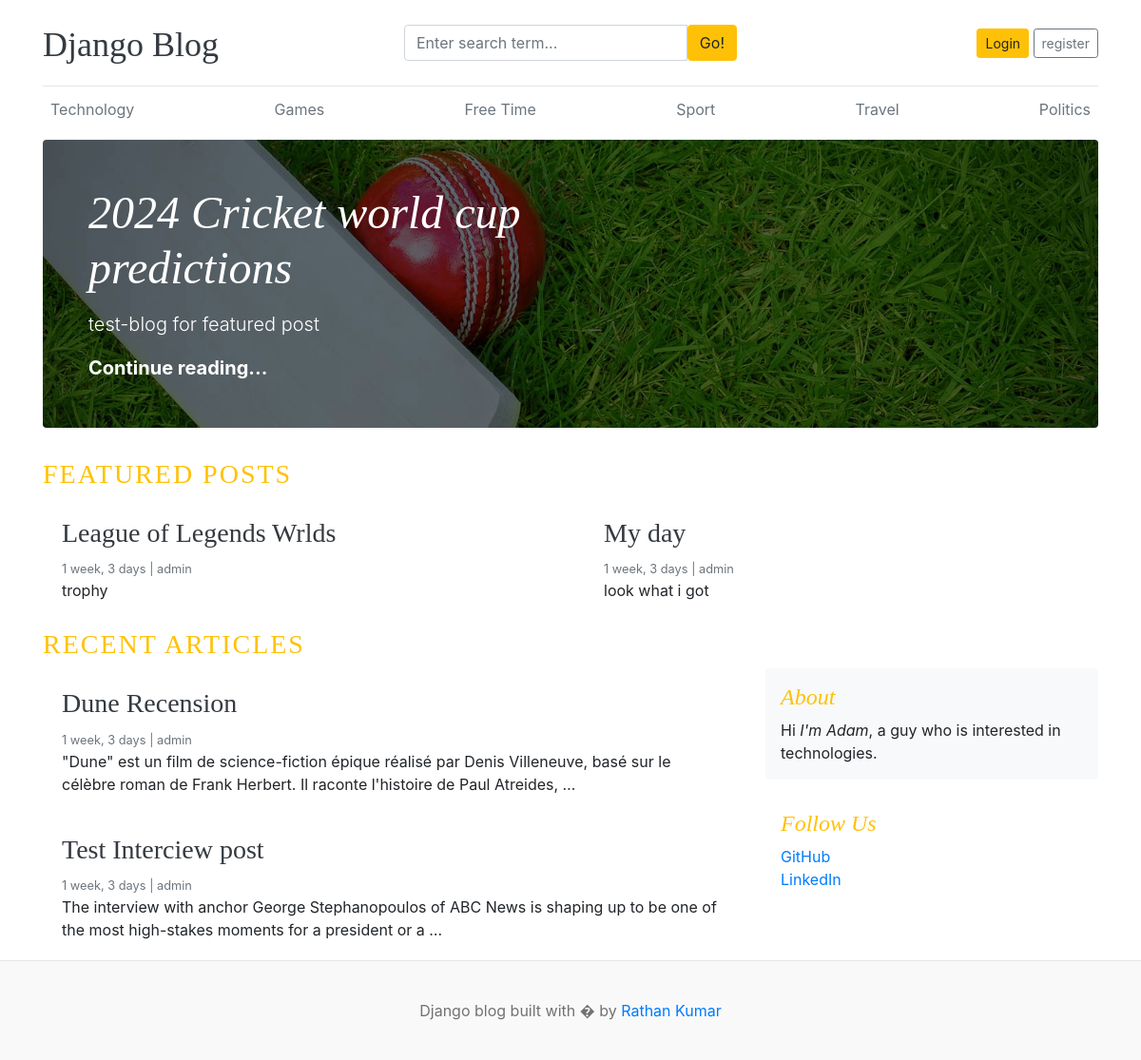
The page / on the database its author committed.
### blogs/models.py (models this page shows, shortened)
class Category(models.Model):
    category_name = models.CharField(max_length=50, unique=True)
    created_at = models.DateTimeField(auto_now_add=True)
    updated_at = models.DateTimeField(auto_now=True)
    class Meta:
        verbose_name_plural = 'categories'

class Blog(models.Model):
    title = models.CharField(max_length=100)
    slug = models.SlugField(max_length=150, unique=True, blank=True)
    category = models.ForeignKey(Category, on_delete=models.CASCADE)
    author = models.ForeignKey(User, on_delete=models.CASCADE)
    featured_image = models.ImageField(upload_to='uploads/%Y/%m/%d')
    short_description = models.TextField(max_length=500)
    blog_body = models.TextField(max_length=2000)
    status = models.IntegerField(choices=STATUS_CHOICES, default=0)
    is_featured = models.BooleanField(default=False)
    created_at = models.DateTimeField(auto_now_add=True)
    updated_at = models.DateTimeField(auto_now=True)

### main/views.py (the view)
# urls.py: 2. Add a URL to urlpatterns:  path('', views.home, name='home')
def home(request):
    featured_posts = Blog.objects.filter(is_featured=True)
    posts = Blog.objects.filter(is_featured=False)
    context = {
        'featured_posts' : featured_posts,
        'posts' : posts
    }
    return render(request, 'home.html', context)

### blogs/context_processors.py (called while the page is built)
def get_categories(request):
    categories = Category.objects.all()
    return dict(categories=categories)

### templates/home.html
{% extends 'base.html' %}
{% block content %}
{% for post in featured_posts %}
{% if forloop.first %}
  <div class="jumbotron p-3 p-md-5 text-white rounded bg-dark" style="background-image: url({{ post.featured_image.url }}); background-blend-mode: overlay; background-size: cover;">
    <div class="col-md-8 px-0">
      <h1 class="display-4 font-italic">{{ post.title }}</h1>
      <p class="lead my-3">{{ post.short_description }}</p>
      <p class="lead mb-0"><a href="{% url 'blogs' post.slug %}" class="text-white font-weight-bold">Continue reading...</a></p>
    </div>
  </div>
{% endif %}
{% endfor %}
<h3 class="text-uppercase text-warning" style="letter-spacing:2px;">Featured Posts</h3>
  <div class="row mb-2">
    {% for post in featured_posts %}
    {% if not forloop.first %}
    <div class="col-md-6">
      <div class="card border-0" >
        <div class="card-body">
          <h3><a href="{% url 'blogs' post.slug %}" class="text-dark">{{ post.title }}</a></h3>
          <small class="mb-1 text-muted">{{ post.created_at | timesince }} | {{ post.author }}</small>
          <p class="card-text">{{ post.short_description }}</p>
        </div>
      </div>
    </div>
    {% endif %}
    {% endfor %}
  </div>
  <h3 class="text-uppercase text-warning" style="letter-spacing:2px;">Recent Articles</h3>
  <main role="main" class="container p-0">
    <div class="row">
      <div class="col-md-8 blog-main">
        {% for post in posts %}
          <div class="col-md-20">
            <div class="card border-0" >
              <div class="card-body">
                <h3><a href="{% url 'blogs' post.slug %}" class="text-dark">{{ post.title }}</a></h3>
                <small class="mb-1 text-muted">{{ post.created_at | timesince }} | {{ post.author }}</small>
                <p class="card-text">{{ post.short_description | truncatewords:25 }}</p>
              </div>
            </div>
          </div>
        {% endfor %}
      </div>
      <aside class="col-md-4 blog-sidebar">
        <div class="p-3 mb-3 bg-light rounded">
          <h4 class="font-italic text-warning">About</h4>
          <p class="mb-0">Hi <em>I'm Adam</em>, a guy who is interested in technologies.</p>
        </div>
        <div class="p-3">
          <h4 class="font-italic text-warning">Follow Us</h4>
          <ol class="list-unstyled">
            <li><a href="#">GitHub</a></li>
            <li><a href="#">LinkedIn</a></li>
          </ol>
        </div>
      </aside>
    </div>
  </main>
</div>
{% endblock %}

### templates/base.html (shortened to what this page needs)
{% load static %}
<!DOCTYPE html>
<html lang="en">
<head>
    <link href="https://getbootstrap.com/docs/4.0/dist/css/bootstrap.min.css" rel="stylesheet">
    <link href="{% static 'css/blog.css' %}" rel="stylesheet">
  </head>
<body>
    <div class="container">
      <header class="blog-header py-3">
        <div class="row flex-nowrap justify-content-between align-items-center">
          <div class="col-4 pt-1">
            <a class="blog-header-logo text-dark" href="/">Django Blog</a>
          </div>
          <div class="col-4">
            <form action="{% url 'search' %}" method="get">
                  <div class="input-group">
                      <input class="form-control" type="text" name="keyword" value="{{ keyword }}" placeholder="Enter search term..." aria-label="Enter search term..." aria-describedby="button-search" />
                      <button type="submit" class="btn btn-warning" id="button-search" type="button">Go!</button>
                  </div>
            </form>
          </div>
          <div class="col-4 d-flex justify-content-end align-items-center">
            {% if user.is_authenticated %}
            <a class="btn btn-sm btn-outline-secondary" href="{% url 'dashboard' %}">{{ user.username }}</a>&nbsp;
            <a class="btn btn-sm btn-outline-secondary btn-warning" href="{% url 'logout' %}">Logout</a>
            {% else %}
            <a class="btn btn-sm btn-warning" href="{% url 'login' %}">Login</a> &nbsp;
            <a class="btn btn-sm btn-outline-secondary" href="{% url 'register' %}">register</a>
            {% endif %}
          </div>
        </div>
      </header>
      <div class="nav-scroller py-1 mb-2">
        <nav class="nav d-flex justify-content-between">
          {% for category in categories %}
          <a class="p-2 text-muted" href="{% url 'posts_by_category' category.pk %}">{{ category.category_name }}</a>
          {% endfor %}
        </nav>
      </div>
{% block content %}
{% endblock %}
<footer class="blog-footer">
    <p>Django blog built with � by <a href="#">Rathan Kumar</a></p>
  </footer>

### main/static/css/blog.css (style rules this page uses)
.blog-header { border-bottom: 1px solid #e5e5e5; }
.blog-header-logo { font-family: "Playfair Display", Georgia, "Times New Roman", serif; font-size: 2.25rem; }
h1, h2, h3, h4, h5, h6 { font-family: "Playfair Display", Georgia, "Times New Roman", serif; }
.display-4 { font-size: 2.5rem; }
@media (min-width: 768px) { .display-4 { font-size: 3rem; } }
.blog-footer { padding: 2.5rem 0; color: #727272; text-align: center; background-color: #f9f9f9; border-top: .05rem solid #e5e5e5; }
.blog-footer p:last-child { margin-bottom: 0; }

### rows shown on the page
Category: category_name "Technology"
Category: category_name "Games"
Category: category_name "Free Time"
Category: category_name "Sport"
Category: category_name "Travel"
Category: category_name "Politics"
Blog: featured_image (picture), title "2024 Cricket world cup predictions", short_description "test-blog for featured post"
Blog: title "League of Legends Wrlds", created_at "1 week, 3 days", author "admin", short_description "trophy"
Blog: title "My day", created_at "1 week, 3 days", author "admin", short_description "look what i got"
Blog: title "Dune Recension", created_at "1 week, 3 days", author "admin", short_description "\"Dune\" est un film de science-fiction épique réalisé par Denis Villeneuve, basé sur le célèbre roman de Frank Herbert. Il raconte l'histoire de Paul Atreides, …"
Blog: title "Test Interciew post", created_at "1 week, 3 days", author "admin", short_description "The interview with anchor George Stephanopoulos of ABC News is shaping up to be one of the most high-stakes moments for a president or a …"
